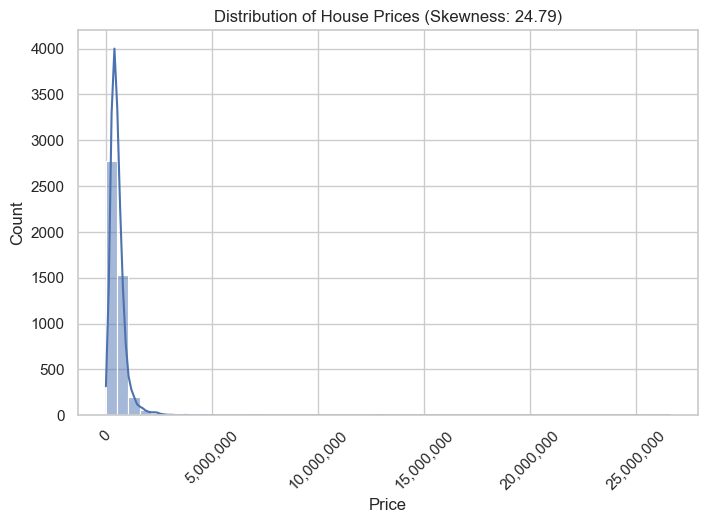
#> input picture Y4-Spring/DMA/DMA-CW2-5.6-5pm/DMA-CW2-code/DMA-figure/price_distribution.png, 707 x 523 px
$ python figure1.py
#> lines starting #> are read from the running program, lines starting #| are printed output that depends on the picture
from PIL import Image
import matplotlib.pyplot as plt

img1 = Image.open("price_distribution.png")
#> img1 is the input picture: PIL image 707x523 RGBA; mean R, G, B, A 249.4, 249.7, 250.2, 255
img2 = Image.open("outliers.png")
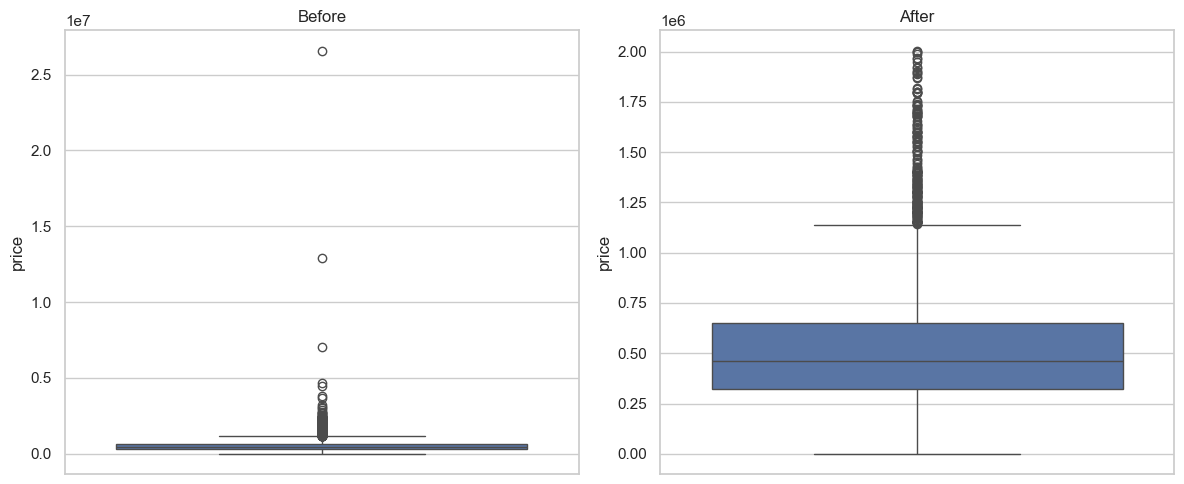
#> input picture Y4-Spring/DMA/DMA-CW2-5.6-5pm/DMA-CW2-code/DMA-figure/outliers.png, 1184 x 484 px
#> img2 is the input picture: PIL image 1184x484 RGBA; mean R, G, B, A 242.7, 244.1, 246.3, 255

fig, axes = plt.subplots(1, 2, figsize=(14, 5))

axes[0].imshow(img1)
axes[0].axis('off')
axes[0].set_title('Price Distribution')

axes[1].imshow(img2)
axes[1].axis('off')
axes[1].set_title('Outlier Analysis')

plt.tight_layout()
plt.show()
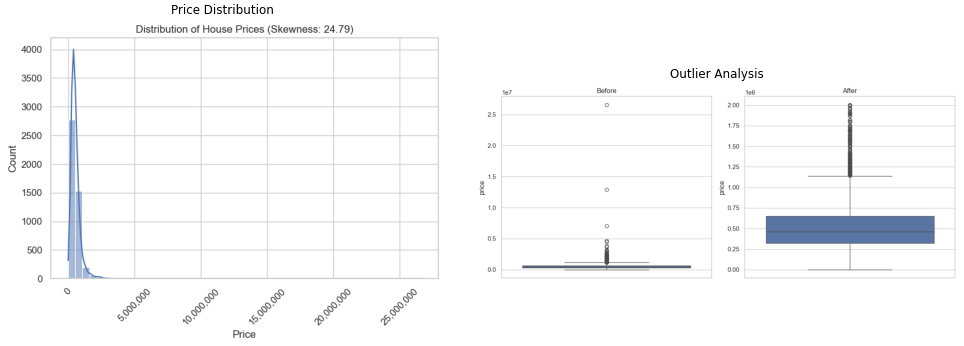
#> figure drawn by matplotlib, 2 panels
